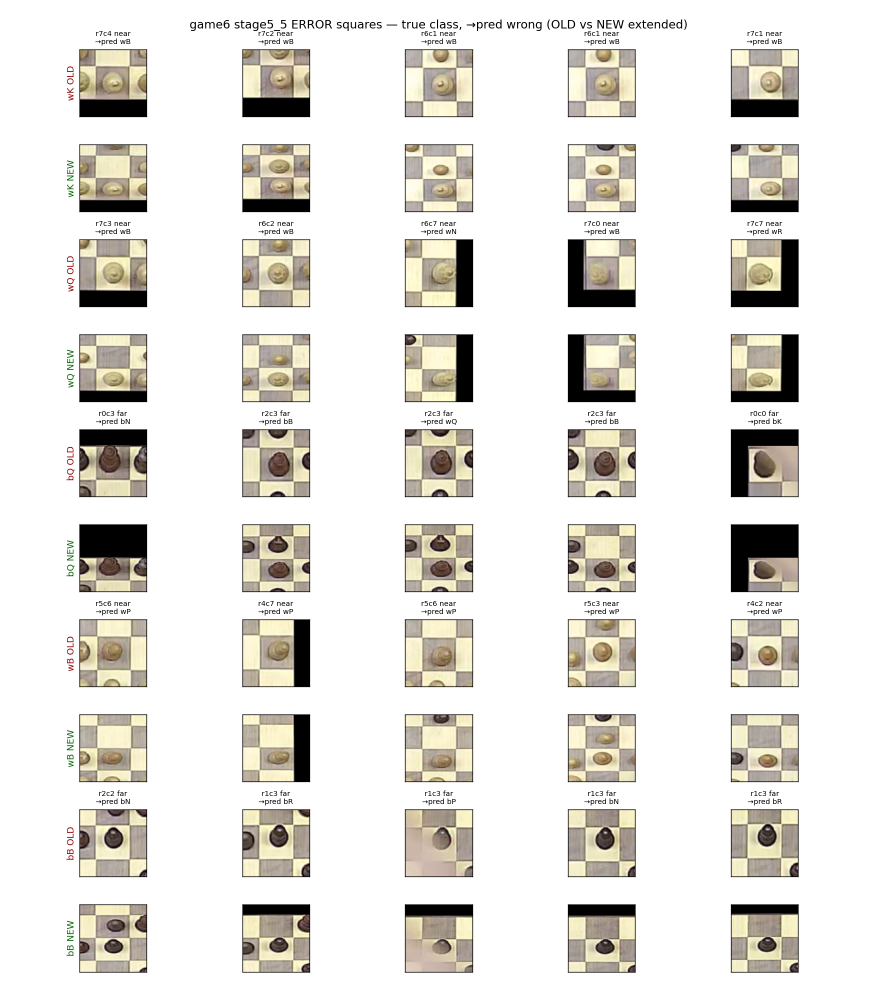
#> input picture game6 crop check/ERRORS_true_vs_pred.png, 1755 x 1963 px (shown at 1/2 size)
$ python -i woelflein_crops.py   (imports and definitions only)   (older library calls are emulated)
#> lines starting #> are read from the running program, lines starting #| are printed output that depends on the picture; after the words box and inside, x2 and y2 are one past the last pixel; in counts of white or black regions, pixels touching at a corner belong together
#> further down, picture is the input picture: shape (1963, 1755, 3); mean B, G, R 221.1, 226.3, 228.5
"""
woelflein_crops.py — board localisation + warp + crop (inference subset).

Ported from the chesscog pipeline (Wölflein & Arandjelović 2021, J. Imaging;
https://github.com/georg-wolflein/chesscog, MIT). Self-contained inference subset:
find_corners (Canny -> Hough -> cluster -> RANSAC homography -> Sobel refine),
warp_chessboard_image (perspective warp to 500x500, board at inner [50..450]),
crop_square (100x100 patch centred on a square).
"""

import cv2
import numpy as np
from sklearn.cluster import AgglomerativeClustering, DBSCAN


# chesscog corner_detection config; EDGE_DETECTION thresholds retuned
# (LOW=30/HIGH=90) for the project renders, rest left at chesscog defaults.
CFG = {
    "RESIZE_IMAGE_WIDTH": 1200,
    "EDGE_DETECTION": {
        "APERTURE": 3,
        "HIGH_THRESHOLD": 90,
        "LOW_THRESHOLD": 30,
    },
    "LINE_DETECTION": {
        "THRESHOLD": 150,
        "DIAGONAL_LINE_ELIMINATION": True,
        "DIAGONAL_LINE_ELIMINATION_THRESHOLD_DEGREES": 30,
    },
    "BORDER_REFINEMENT": {
        "LINE_WIDTH": 4,
        "WARPED_SQUARE_SIZE": (50, 50),
        "NUM_SURROUNDING_SQUARES_IN_WARPED_IMG": 5,
        "SOBEL_KERNEL_SIZE": 3,
        "EDGE_DETECTION_HORIZONTAL": {
            "APERTURE": 3,
            "HIGH_THRESHOLD": 300,
            "LOW_THRESHOLD": 120,
        },
        "EDGE_DETECTION_VERTICAL": {
            "APERTURE": 3,
            "HIGH_THRESHOLD": 200,
            "LOW_THRESHOLD": 100,
        },
    },
    "MAX_OUTLIER_INTERSECTION_POINT_RATIO_PER_LINE": 0.7,
    "RANSAC_BEST_SOLUTION_TOLERANCE": 0.15,
    "RANSAC_OFFSET_TOLERANCE": 0.1,
}

# Warp / crop constants — from chesscog create_dataset.py
SQUARE_SIZE = 50
BOARD_SIZE = 8 * SQUARE_SIZE             # 400
IMG_SIZE = BOARD_SIZE + 2 * SQUARE_SIZE  # 500 — board at inner [50..450]


# Ported from chesscog/core/coordinates.py
def to_homogenous_coordinates(coords):
    return np.concatenate(
        [coords, np.ones((*coords.shape[:-1], 1))], axis=-1)


def from_homogenous_coordinates(coords):
    return coords[..., :2] / coords[..., 2, np.newaxis]


# Ported from chesscog/core/__init__.py
# [6 lines left out: function sort_corner_points, not called in this run]


# Ported from chesscog/corner_detection/detect_corners.py
class ChessboardNotLocatedException(Exception):
    pass


def _resize_image(img):
    h, w = img.shape[:2]
#> h = 1963; w = 1755
    if w == CFG["RESIZE_IMAGE_WIDTH"]:
        return img, 1.0
    scale = CFG["RESIZE_IMAGE_WIDTH"] / w
#> scale = 0.684
    dims = (CFG["RESIZE_IMAGE_WIDTH"], int(h * scale))
#> dims = (1200, 1342)
    return cv2.resize(img, dims), scale


def _detect_edges(edge_cfg, gray):
    if gray.dtype != np.uint8:
        gray = (gray / gray.max() * 255).astype(np.uint8)
    return cv2.Canny(
        gray, edge_cfg["LOW_THRESHOLD"], edge_cfg["HIGH_THRESHOLD"],
        apertureSize=edge_cfg["APERTURE"])


def _fix_negative_rho(lines):
    lines = lines.copy()
    neg = lines[..., 0] < 0
    lines[neg, 0] = -lines[neg, 0]
    lines[neg, 1] = lines[neg, 1] - np.pi
    return lines


def _detect_lines(edges):
    lines = cv2.HoughLines(edges, 1, np.pi / 360, CFG["LINE_DETECTION"]["THRESHOLD"])
    if lines is None:
        raise ChessboardNotLocatedException("no Hough lines")
    lines = lines.squeeze(axis=-2)
    lines = _fix_negative_rho(lines)
    if CFG["LINE_DETECTION"]["DIAGONAL_LINE_ELIMINATION"]:
        thr = np.deg2rad(CFG["LINE_DETECTION"]["DIAGONAL_LINE_ELIMINATION_THRESHOLD_DEGREES"])
        vmask = np.abs(lines[:, 1]) < thr
        hmask = np.abs(lines[:, 1] - np.pi / 2) < thr
        lines = lines[vmask | hmask]
    return lines


def _absolute_angle_difference(x, y):
    diff = np.mod(np.abs(x - y), 2 * np.pi)
    return np.min(np.stack([diff, np.pi - diff], axis=-1), axis=-1)


# [52 lines left out: functions _sort_lines, _cluster_horizontal_and_vertical_lines, _get_intersection_point, _eliminate_similar_lines, not called in this run]


def _choose_from_range(upper, n=2):
    return np.sort(np.random.choice(np.arange(upper), (n,), replace=False),
                   axis=-1)


# [6 lines left out: function _get_intersection_points, not called in this run]


def _compute_transformation_matrix(src, dst):
    M, _ = cv2.findHomography(src.reshape(-1, 2), dst.reshape(-1, 2))
    return M


# [8 lines left out: function _compute_homography, not called in this run]


def _warp_points(M, points):
    p = to_homogenous_coordinates(points)
    return from_homogenous_coordinates(p @ M.T)


# [100 lines left out: functions _find_best_scale, _discard_outliers, _quantize_points, _compute_vertical_borders, _compute_horizontal_borders, not called in this run]


def find_corners(img_bgr):
    """chesscog's find_corners ported verbatim. Expects BGR input.
    Returns (4, 2) float32 corners ordered [TL, TR, BR, BL] in image pixels.
    Raises ChessboardNotLocatedException on failure."""
    img, img_scale = _resize_image(img_bgr)
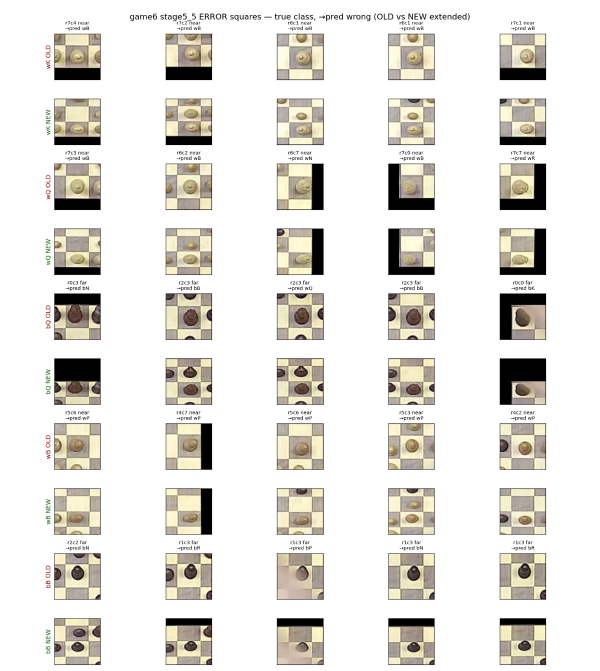
#> img: shape (1342, 1200, 3) (shown at 1/2 size); mean B, G, R 221.1, 226.3, 228.5
#> img_scale = 0.684
    gray = cv2.cvtColor(img, cv2.COLOR_BGR2GRAY)
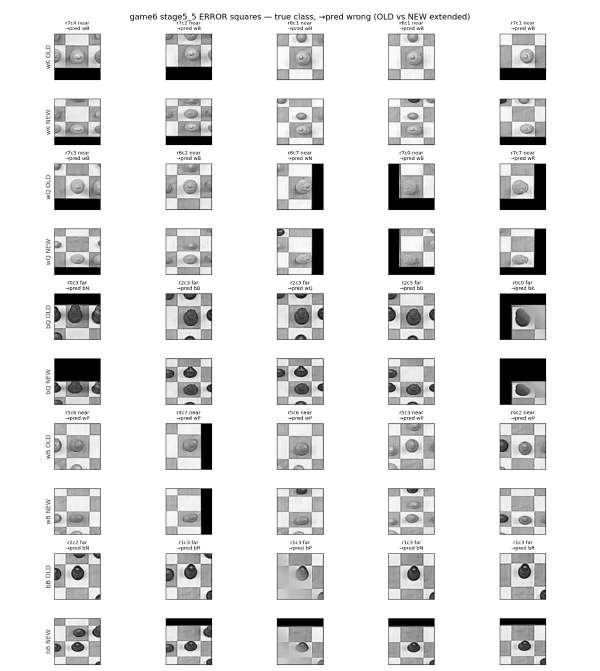
#> gray: shape (1342, 1200) (shown at 1/2 size); min 0, max 255, mean 226.4
    edges = _detect_edges(CFG["EDGE_DETECTION"], gray)
#> in _detect_edges, `return cv2.Canny( gray, edge_cfg["LOW_THRESHOLD"], edge_cfg["HIGH_THRE..`:
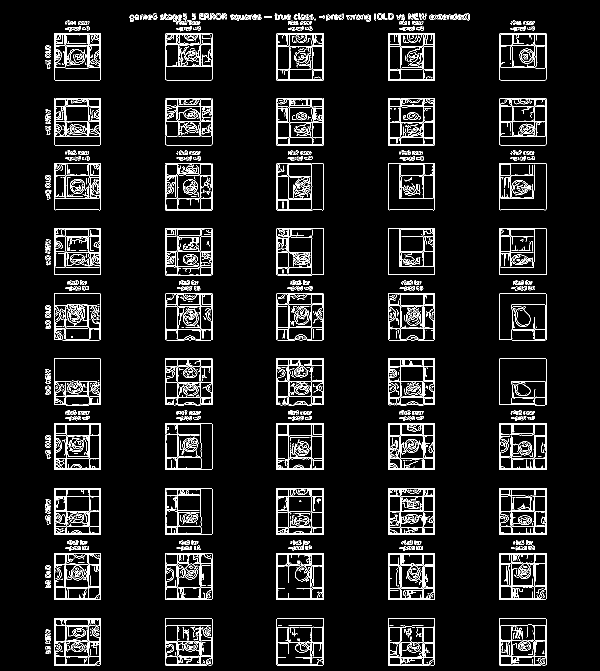
#> returned value: shape (1342, 1200) (shown at 1/2 size); 6.3% white in thin lines or dots, all inside (x1, y1, x2, y2) = (91, 26, 1093, 1331)
    lines = _detect_lines(edges)
#> in _detect_lines, `lines = cv2.HoughLines(edges, 1, np.pi / 360, CFG["LINE_DETECTION"]["T..`: lines = 2330 rows, first 8: [776, 0], [553, 0], [869, 0], [999, 0], [108, 0], [201, 0], [647, 0], [1092, 0]
#> in _detect_lines, `lines = lines.squeeze(axis=-2)`: lines = 2330 pairs, first value -1088 to 1337, second value 0 to 3.13
#> in _detect_lines, `lines = _fix_negative_rho(lines)`: lines = 2330 pairs, first value 1 to 1337, second value -0.785 to 2.46
#> in _detect_lines, `lines = lines[vmask | hmask]`: lines = 2103 pairs, first value 10 to 1337, second value -0.497 to 1.64
    if lines.shape[0] > 400:
#> (the run stopped early here; a loop or call above may not have finished)

$ run again, on game6 crop check/FARRANK_rows0-2.png
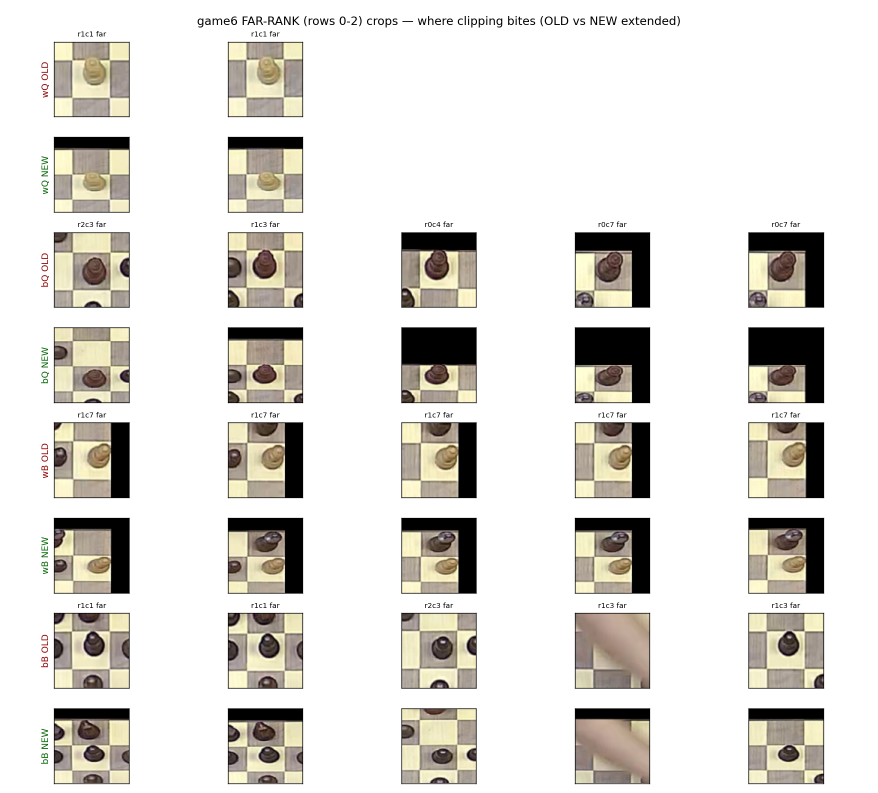
#> input picture game6 crop check/FARRANK_rows0-2.png, 1755 x 1586 px (shown at 1/2 size)
#> picture is the input picture: shape (1586, 1755, 3); mean B, G, R 215.2, 220.1, 222.4
#> in find_corners, `img, img_scale = _resize_image(img_bgr)`:
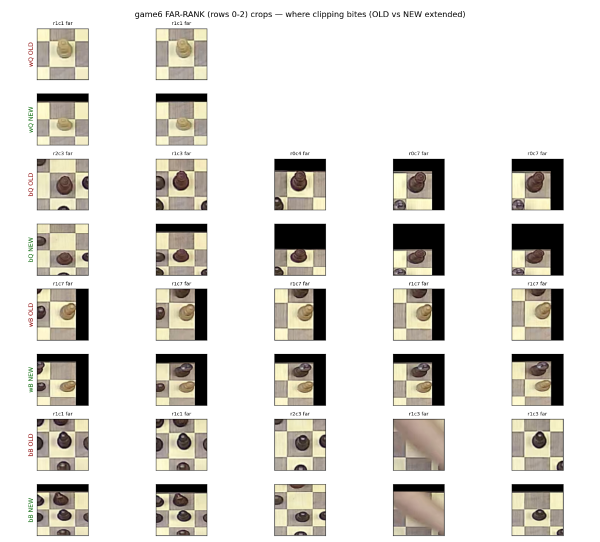
#> img: shape (1084, 1200, 3) (shown at 1/2 size); mean B, G, R 215.2, 220.1, 222.4
#> img_scale = 0.684
#> in _detect_edges, `return cv2.Canny( gray, edge_cfg["LOW_THRESHOLD"], edge_cfg["HIGH_THRE..`:
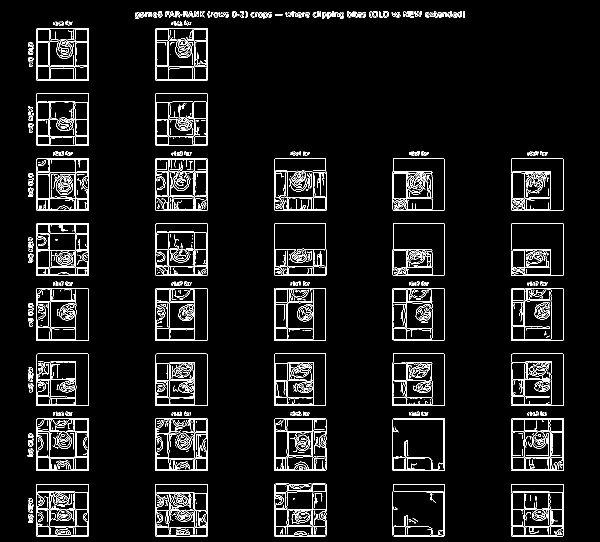
#> returned value: shape (1084, 1200) (shown at 1/2 size); 5.5% white in thin lines or dots, all inside (x1, y1, x2, y2) = (55, 22, 1128, 1073)
#> in _detect_lines, `lines = cv2.HoughLines(edges, 1, np.pi / 360, CFG["LINE_DETECTION"]["T..`: lines = 1085 rows, first 8: [311, 0], [73, 0], [177, 0], [414, 0], [548, 0], [889, 0], [1127, 0], [75, 0]
#> in _detect_lines, `lines = lines.squeeze(axis=-2)`: lines = 1085 pairs, first value -1096 to 1134, second value 0 to 3.13
#> in _detect_lines, `lines = _fix_negative_rho(lines)`: lines = 1085 pairs, first value 1 to 1134, second value -0.785 to 2.36
#> in _detect_lines, `lines = lines[vmask | hmask]`: lines = 1062 pairs, first value 13 to 1134, second value -0.14 to 1.63

$ run again, on game6 crop check/LEAN_direction.png
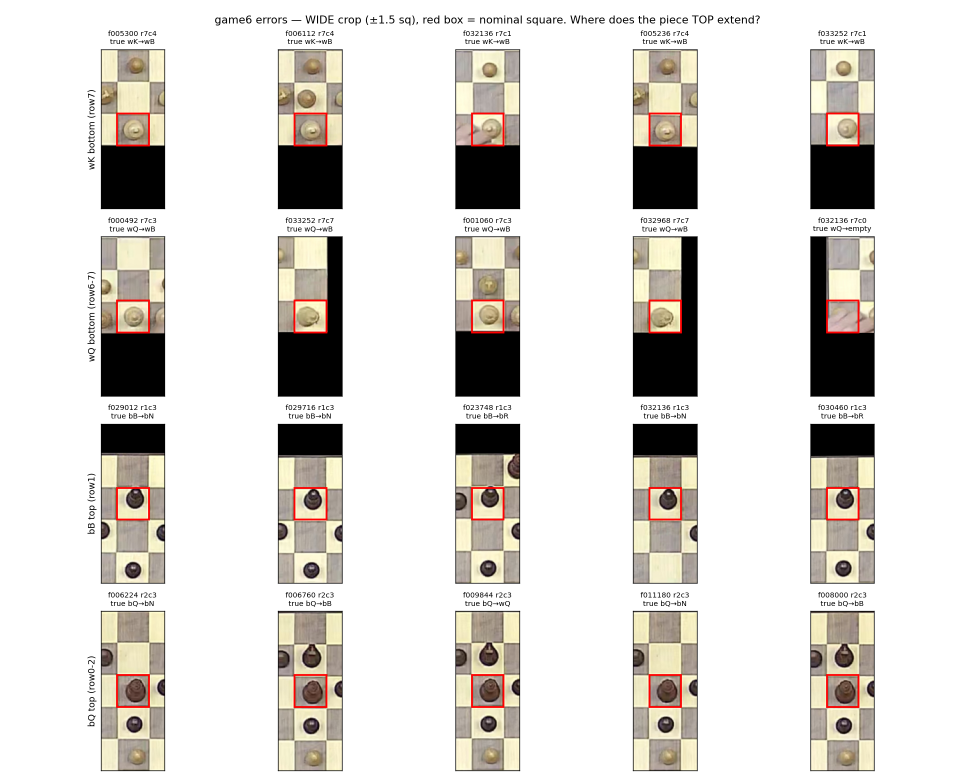
#> input picture game6 crop check/LEAN_direction.png, 1950 x 1560 px (shown at 1/2 size)
#> picture is the input picture: shape (1560, 1950, 3); mean B, G, R 214.3, 218.6, 221.9
#> in find_corners, `img, img_scale = _resize_image(img_bgr)`:
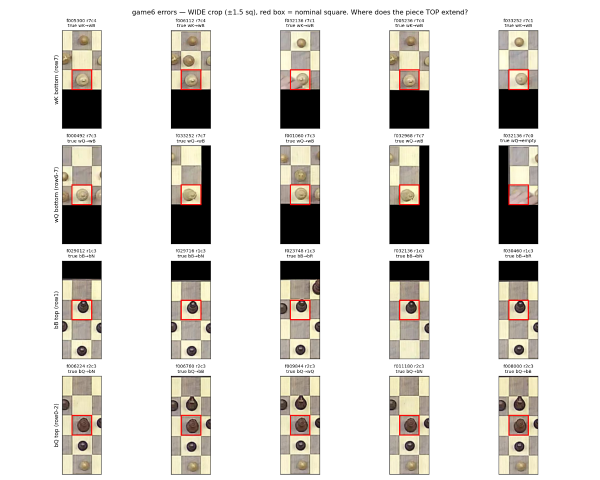
#> img: shape (960, 1200, 3) (shown at 1/2 size); mean B, G, R 214.3, 218.6, 221.9
#> img_scale = 0.615
#> in _detect_edges, `return cv2.Canny( gray, edge_cfg["LOW_THRESHOLD"], edge_cfg["HIGH_THRE..`:
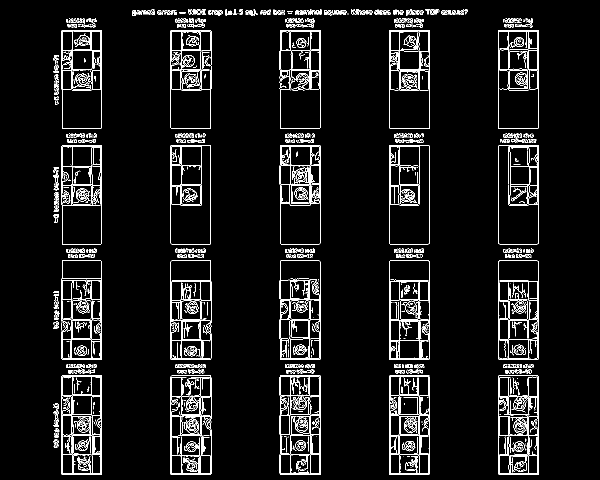
#> returned value: shape (960, 1200) (shown at 1/2 size); 5.6% white in thin lines or dots, all inside (x1, y1, x2, y2) = (107, 18, 1077, 950)
#> in _detect_lines, `lines = cv2.HoughLines(edges, 1, np.pi / 360, CFG["LINE_DETECTION"]["T..`: lines = 1109 rows, first 8: [640, 0], [778, 0], [1076, 0], [203, 0], [341, 0], [123, 0], [780, 0], [343, 0]
#> in _detect_lines, `lines = lines.squeeze(axis=-2)`: lines = 1109 pairs, first value -1073 to 1085, second value 0 to 3.13
#> in _detect_lines, `lines = _fix_negative_rho(lines)`: lines = 1109 pairs, first value 6 to 1085, second value -0.785 to 2.36
#> in _detect_lines, `lines = lines[vmask | hmask]`: lines = 1097 pairs, first value 6 to 1085, second value -0.122 to 1.62

$ run again, on game6 crop check/RANDOM_variety.png
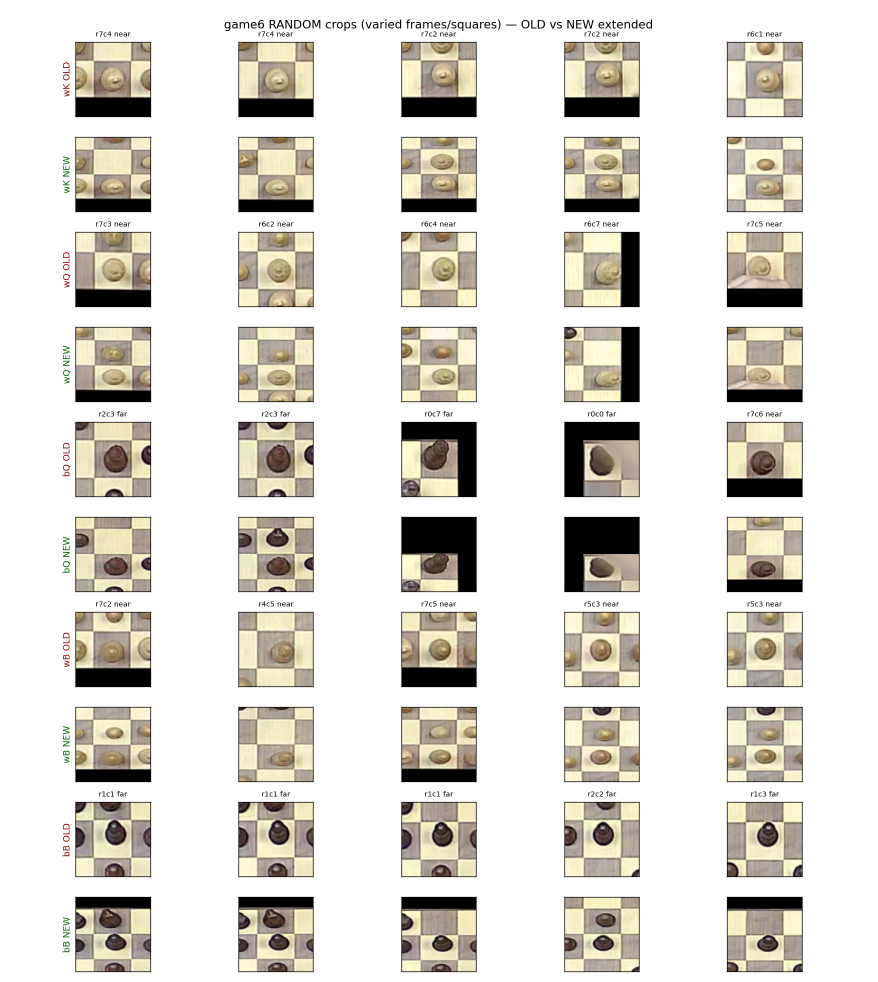
#> input picture game6 crop check/RANDOM_variety.png, 1755 x 1963 px (shown at 1/2 size)
#> picture is the input picture: shape (1963, 1755, 3); mean B, G, R 213.1, 219.8, 222.7
#> in find_corners, `img, img_scale = _resize_image(img_bgr)`:
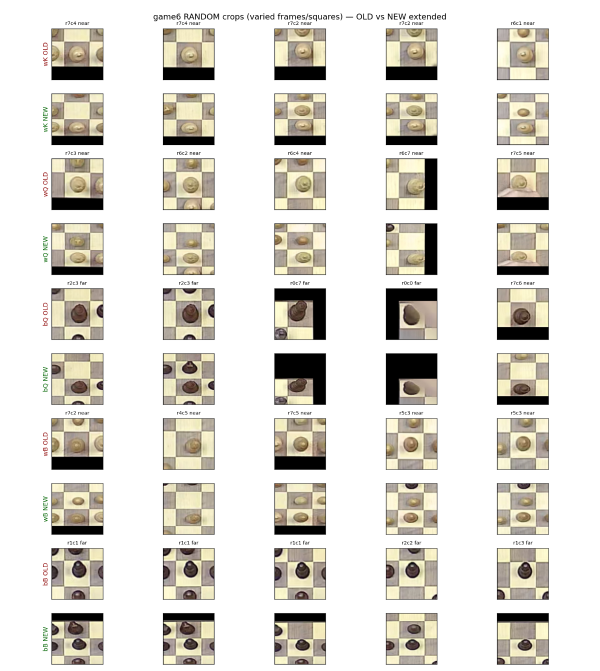
#> img: shape (1342, 1200, 3) (shown at 1/2 size); mean B, G, R 213, 219.7, 222.6
#> img_scale = 0.684
#> in _detect_edges, `return cv2.Canny( gray, edge_cfg["LOW_THRESHOLD"], edge_cfg["HIGH_THRE..`:
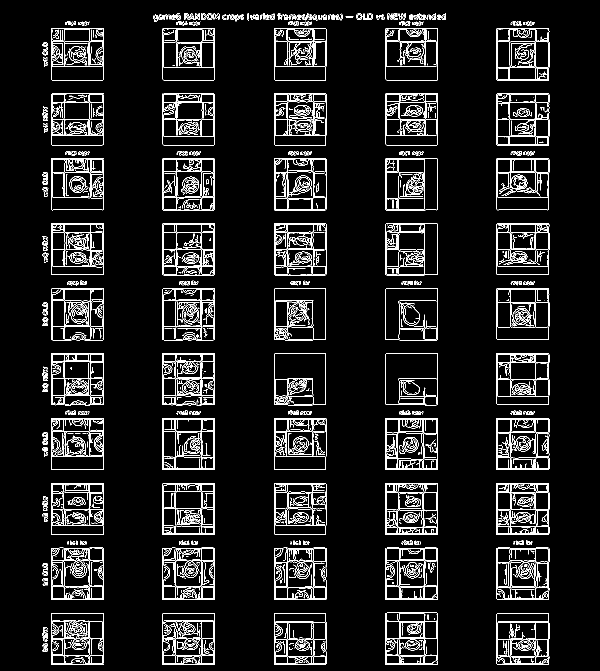
#> returned value: shape (1342, 1200) (shown at 1/2 size); 7% white in thin lines or dots, all inside (x1, y1, x2, y2) = (85, 26, 1099, 1330)
#> in _detect_lines, `lines = lines.squeeze(axis=-2)`: lines = 3355 pairs, first value -1094 to 1336, second value 0 to 3.13
#> in _detect_lines, `lines = _fix_negative_rho(lines)`: lines = 3355 pairs, first value 1 to 1336, second value -0.785 to 2.98
#> in _detect_lines, `lines = lines[vmask | hmask]`: lines = 2902 pairs, first value 4 to 1336, second value -0.515 to 2.07
